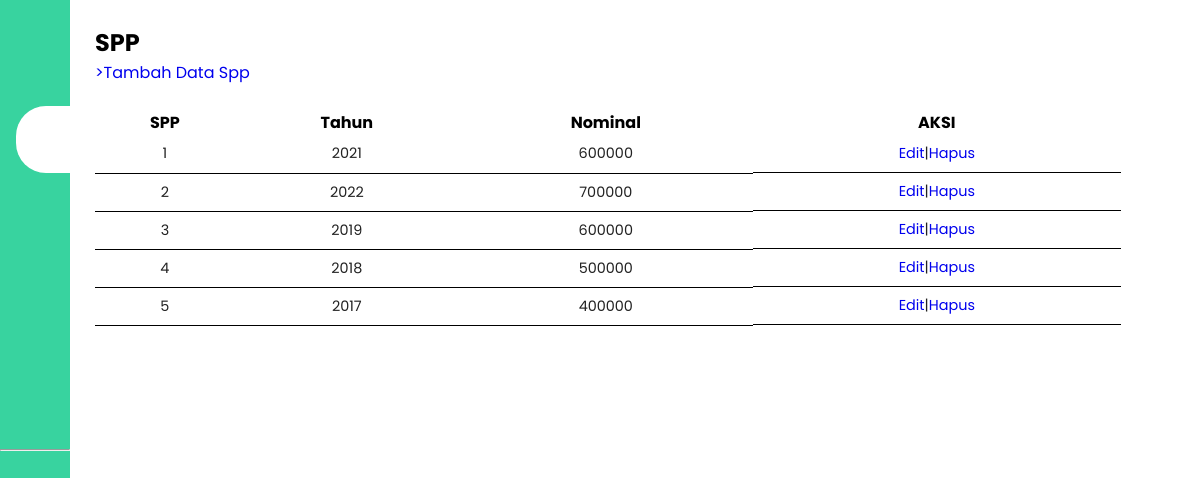
The page /spp/index.php (signed in) on the database its author committed.
### tables this page shows
CREATE TABLE `spp` (
  `id_spp` int(11) NOT NULL,
  `tahun` int(11) NOT NULL,
  `nominal` double NOT NULL
);

### spp/index.php (the view, shortened to what this page needs)
<?php
require_once '../templates/header.php';
?>
<section class="home">
    <div class="main-content">
        <h1>SPP</h1>
        <a href="tambah.php">>Tambah Data Spp</a><br><br>
        <table>
            <th>SPP</th>
            <th>Tahun</th>
            <th>Nominal</th>
            <th>AKSI</th>
            <tbody>
                <?php
                $query = "select * from spp ";
                $result = mysqli_query($conn, $query);
                while ($row = mysqli_fetch_array($result)) {
                ?>
                    <tr>
                        <td><?php echo $row['id_spp'] ?></td>
                        <td><?php echo $row['tahun'] ?></td>
                        <td><?php echo $row['nominal'] ?></td>
                        <td style="display: flex; justify-content: center;">
                            <a href="edit.php?id=<?= $row['id_spp'] ?>">Edit</a> |
                            <a href="delete.php?id=<?= $row['id_spp'] ?>">Hapus</a>
                        </td>
                    </tr>
                <?php
                }
                ?>
            </tbody>
        </table>
        </body>
        </html>

### templates/css/style.css (style rules this page uses)
:root { --main-color: #38d39f; --color-dark: #1D2231; --text-grey: #8390A2; }
* { padding: 0; margin: 0; box-sizing: border-box; list-style-type: none; text-decoration: none; font-family: 'Poppins', sans-serif; }
table { width: 95%; }
table td { border-bottom: 1px solid black; text-align: center; }
.main-content { padding: 25px; }
.main-content { transition: margin-left 300ms; margin-left: 345px; }
table { border-collapse: collapse; }
td { padding: .5rem 1rem; font-size: .9rem; color: #222; }
tr td:last-child { display: flex; align-items: center; }
@media only screen and (max-width: 1200px) { .main-content { margin-left: 70px; } }

### rows shown on the page
spp: id_spp "1", tahun "2021", nominal "600000"
spp: id_spp "2", tahun "2022", nominal "700000"
spp: id_spp "3", tahun "2019", nominal "600000"
spp: id_spp "4", tahun "2018", nominal "500000"
spp: id_spp "5", tahun "2017", nominal "400000"
